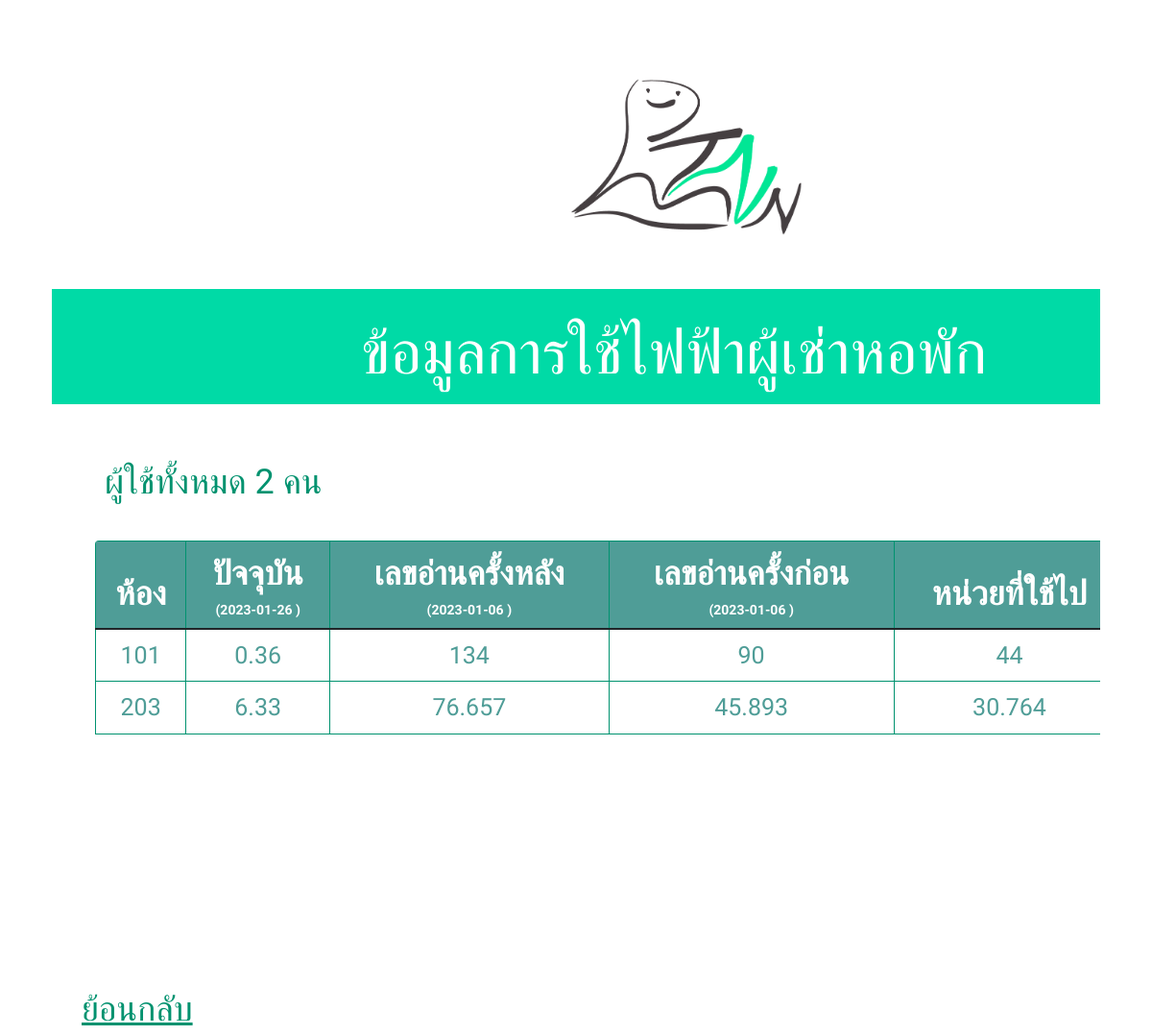
The app's page /data.php with its own data.
### tables this page shows
CREATE TABLE `rt` (
  `room` int(11) NOT NULL,
  `Kwh` float NOT NULL,
  `date` date NOT NULL,
  `time` time NOT NULL,
  `dataid` int(255) NOT NULL
);

CREATE TABLE `data1` (
  `room` text NOT NULL,
  `Kwh` float NOT NULL,
  `date` date NOT NULL,
  `time` time NOT NULL,
  `dataid` int(11) NOT NULL,
  `sa` varchar(1) NOT NULL
);

### data.php (the view, shortened to what this page needs)
<?php
    require_once('connect.php');
    $sql = "SELECT * FROM rt";
    $result = mysqli_query($conn, $sql);
?>
<!DOCTYPE html>
<head>
    <link href="https://cdn.jsdelivr.net/npm/bootstrap@5.2.3/dist/css/bootstrap.min.css" rel="stylesheet">
    <link href="https://cdn.jsdelivr.net/npm/bootstrap@5.1.3/dist/css/bootstrap.min.css" rel="stylesheet">
</head>
    <body><div class="cardd container ">
      <div class="v25_3"><div class="v26_10"></div>
<div class="v26_11">
<div class="v26_12">
</div><span class="v26_13">ข้อมูลการใช้ไฟฟ้าผู้เช่าหอพัก</span></div>
<span class="v26_16">ผู้ใช้ทั้งหมด <?php echo mysqli_num_rows($result) ?> คน</span>
<div class="v27_607"><div class="name"></div>
<?php
                                    $sql = "SELECT * FROM data1";
                                    $result = mysqli_query($conn, $sql);
                                    $h =mysqli_num_rows($result);
                                if ($h>0){
                                    $v=[];$room=[];$ol=[]; $new=[];$rt=[];$nday;$oday;$rday;
                                    $sql = "SELECT * FROM rt";
                                $result = mysqli_query($conn, $sql);
                                    while ($row = mysqli_fetch_assoc($result)):
                                        array_push($room, $row['room']);
                                        array_push($rt, $row['Kwh']);
                                        $rday = $row['date'];
                                    endwhile;
                                for ($u=0;$u<count($room);$u++){
                                $sql = "SELECT * FROM data1 where $room[$u] ";
                                $result = mysqli_query($conn, $sql);
                                while ($row = mysqli_fetch_assoc($result)):
                                        $p=$row['sa'] ;
                                        if ($p=="o"){
                                            $e = $row['Kwh'];
                                            array_push($ol, $e);
                                            $oday = $row['date'];
                                        }else if ($p=="n"){
                                            $e = $row['Kwh'];
                                            array_push($new, $e);
                                            $nday = $row['date'];
                                        }
                                endwhile;
                                }}
                                        ?>
                                <?php
                                  $sql = "SELECT * FROM outdata WHERE id = '1'";
                                  $result = mysqli_query($conn, $sql);
                                  while ($row = mysqli_fetch_assoc($result)):
                                   $xi=$row['data'];
                                  endwhile;
                                ?>
                        <div class="col-lg-10">
                        <div class="row justify-content-center">
                        <div class="table-responsive" >
                            <table class="table table-bordered">
                                <thead>
                                <tr class="v100_100">
                                    <th>ห้อง</th>
                                    <th>ปัจจุบัน <br/> <div class="v100_300"> (<?php echo ($rday)?> )</th></div>
                                    <th>เลขอ่านครั้งหลัง<br/> <div class="v100_300"> (<?php echo ($oday)?> )</th></div>
                                    <th>เลขอ่านครั้งก่อน <br/> <div class="v100_300"> (<?php echo ($nday)?> )</th></div>
                                    <th>หน่วยที่ใช้ไป</th>
                                <tbody>
                                <?php for ($o=0;$o<count($room);$o++){ ?>
                                    <tr class="v100_200">
                                        <td> <?php echo $room[$o] ?> </td>
                                        <td> <?php echo $rt[$o] ?> </td>
                                        <td> <?php echo $new[$o] ?> </td>
                                        <td> <?php echo $ol[$o] ?> </td>
                                        <td> <?php $j=$new[$o]-$ol[$o]; echo $j;  ?> </td>
                                        <td> <?php echo ($j*$xi); } ?> </td>
                                    </tr>
                                </tbody>
                        </div>
                    </div>
                </div><br><br><br>
<div><a class="v26_15" href="admin_main.php">ย้อนกลับ</a></div>
<br/><br/></div>
</body>
</html>

### data.php (style rules this page uses)
* { box-sizing: border-box; }
body { font-size: 14px; }
.cardd { --bs-card-spacer-y: 1rem; --bs-card-spacer-x: 1rem; --bs-card-title-spacer-y: 0.5rem; --bs-card-border-color: var(--bs-border-color-translucent); --bs-card-border-radius: 0.375rem; --bs-card-box-shadow: ; --bs-card-inner-border-radius: calc(0.375rem - 1px); --bs-card-cap-padding-y: 0.5rem; --bs-card-cap-padding-x: 1rem; --bs-card-cap-bg: rgba(0, 0, 0, 0.03); --bs-card-cap-color: ; --bs-card-height: ; --bs-card-color: ; --bs-card-bg: #fff; --bs-card-img-overlay-padding: 1rem; --bs-card-group-margin: 0.75rem; position: relative; display: flex; flex-direction: column; min-width: 0; height: var(--bs-card-height); word-wrap: break-word; background-color: var(--bs-card-bg); background-clip: border-box; border: var(--bs-card-border-width) solid var(--bs-card-border-color); border-radius: var(--bs-card-border-radius); }
.v25_3 { width: 100%; height: 1024px; background: rgba(255,255,255,1); opacity: 1; position: relative; top: 0px; left: 0px; overflow: hidden; }
.v26_10 { width: 262px; height: 204px; background: url("94bf2d4a22a2dc3b.png"); background-repeat: no-repeat; background-position: center center; background-size: cover; opacity: 1; position: absolute; top: 72px; left: 530px; overflow: hidden; }
.v26_11 { width: 100%; height: 120px; background: url("94bf2d4a22a2dc3b.png"); background-repeat: no-repeat; background-position: center center; background-size: cover; opacity: 1; position: absolute; top: 301px; left: 0px; overflow: hidden; }
.v26_12 { width: 1296px; height: 120px; background: rgba(0,218,166,1); opacity: 1; position: relative; top: 0px; left: 0px; overflow: hidden; }
.v26_13 { width: 1296px; color: rgba(255,255,255,1); position: absolute; top: 19px; font-family: Kodchasan; font-weight: Medium; font-size: 64px; opacity: 1; text-align: center; }
.v26_15 { width: 149px; color: rgba(0,146,111,1); position: absolute; left: 55px; font-family: Kodchasan; font-weight: Medium; font-size: 36px; opacity: 1; text-align: left; }
.v26_16 { width: 298px; color: rgba(0,146,111,1); position: absolute; top: 475px; left: 55px; font-family: Kodchasan; font-weight: Medium; font-size: 36px; opacity: 1; text-align: left; }
.v27_607 { width: 1440px; height: 100%; background: rgba(79,157,151,0); opacity: 1; position: absolute; top: 563px; left: 45px; border-top-left-radius: 4px; border-top-right-radius: 4px; border-bottom-left-radius: 4px; border-bottom-right-radius: 4px; overflow: hidden; }
.v100_100 { color: rgba(255,255,255,1); font-family: Kodchasan; font-weight: Medium; font-size: 35px; opacity: 1; text-align: center; border: 1px solid #00926F; background: rgba(79,157,151,1); }
.v100_200 { border: 1px solid #00926F; color: rgba(79,157,151,1); font-family: Kodchasan; font-weight: Medium; font-size: 25px; opacity: 1; text-align: center; }
.v100_300 { color: rgba(255,255,255,1); font-family: Kodchasan; font-weight: Medium; font-size: 14px; opacity: 1; text-align: center; background: rgba(79,157,151,1); }

### records on screen
rt: date "2023-01-26"
data1: date "2023-01-06"
data1: date "2023-01-06"

### other values on screen
mysqli_num_rows($result) "2"
$room[$o] "101"
$rt[$o] "0.36"
$new[$o] "134"
$ol[$o] "90"
$j "44"
$room[$o] "203"
$rt[$o] "6.33"
$new[$o] "76.657"
$ol[$o] "45.893"
$j "30.764"
